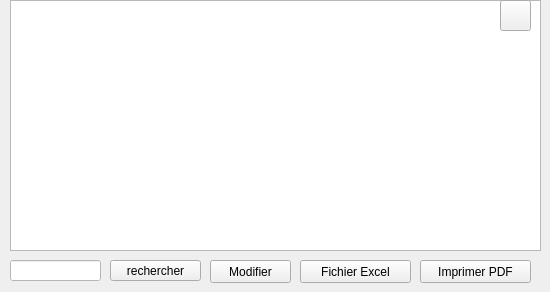
      <widget class="QWidget" name="affichanim_org">
       <attribute name="title">
        <string>Affichage liste</string>
       </attribute>
       <widget class="QLineEdit" name="lineEdit_org">
        <property name="geometry">
         <rect>
          <x>10</x>
          <y>260</y>
          <width>91</width>
          <height>21</height>
         </rect>
        </property>
        <property name="styleSheet">
         <string notr="true">background:white;</string>
        </property>
       </widget>
       <widget class="QPushButton" name="search_carButton_8_org">
        <property name="geometry">
         <rect>
          <x>110</x>
          <y>260</y>
          <width>91</width>
          <height>21</height>
         </rect>
        </property>
        <property name="styleSheet">
         <string notr="true">background:transparent;
font: italic 12pt &quot;Century Gothic&quot;;
color: qconicalgradient(cx:0.5, cy:0.5, angle:0, stop:0 rgba(35, 40, 3, 255), stop:0.16 rgba(136, 106, 22, 255), stop:0.225 rgba(166, 140, 41, 255), stop:0.285 rgba(204, 181, 74, 255), stop:0.345 rgba(235, 219, 102, 255), stop:0.415 rgba(245, 236, 112, 255), stop:0.52 rgba(209, 190, 76, 255), stop:0.57 rgba(187, 156, 51, 255), stop:0.635 rgba(168, 142, 42, 255), stop:0.695 rgba(202, 174, 68, 255), stop:0.75 rgba(218, 202, 86, 255), stop:0.815 rgba(208, 187, 73, 255), stop:0.88 rgba(187, 156, 51, 255), stop:0.935 rgba(137, 108, 26, 255), stop:1 rgba(35, 40, 3, 255));
border-bottom:2px solid#717072;
border-color: qconicalgradient(cx:0.5, cy:0.5, angle:0, stop:0 rgba(35, 40, 3, 255), stop:0.16 rgba(136, 106, 22, 255), stop:0.225 rgba(166, 140, 41, 255), stop:0.285 rgba(204, 181, 74, 255), stop:0.345 rgba(235, 219, 102, 255), stop:0.415 rgba(245, 236, 112, 255), stop:0.52 rgba(209, 190, 76, 255), stop:0.57 rgba(187, 156, 51, 255), stop:0.635 rgba(168, 142, 42, 255), stop:0.695 rgba(202, 174, 68, 255), stop:0.75 rgba(218, 202, 86, 255), stop:0.815 rgba(208, 187, 73, 255), stop:0.88 rgba(187, 156, 51, 255), stop:0.935 rgba(137, 108, 26, 255), stop:1 rgba(35, 40, 3, 255));
background-color: rgb(255, 212, 250);

border-radius:15px;}
QPushButton:hover{
	
	background-color: rgb(234, 78, 117);
</string>
        </property>
        <property name="text">
         <string>rechercher</string>
        </property>
       </widget>
       <widget class="QPushButton" name="pushButton_5_org">
        <property name="geometry">
         <rect>
          <x>300</x>
          <y>260</y>
          <width>111</width>
          <height>23</height>
         </rect>
        </property>
        <property name="styleSheet">
         <string notr="true">background:transparent;
font: italic 12pt &quot;Century Gothic&quot;;
color: qconicalgradient(cx:0.5, cy:0.5, angle:0, stop:0 rgba(35, 40, 3, 255), stop:0.16 rgba(136, 106, 22, 255), stop:0.225 rgba(166, 140, 41, 255), stop:0.285 rgba(204, 181, 74, 255), stop:0.345 rgba(235, 219, 102, 255), stop:0.415 rgba(245, 236, 112, 255), stop:0.52 rgba(209, 190, 76, 255), stop:0.57 rgba(187, 156, 51, 255), stop:0.635 rgba(168, 142, 42, 255), stop:0.695 rgba(202, 174, 68, 255), stop:0.75 rgba(218, 202, 86, 255), stop:0.815 rgba(208, 187, 73, 255), stop:0.88 rgba(187, 156, 51, 255), stop:0.935 rgba(137, 108, 26, 255), stop:1 rgba(35, 40, 3, 255));
border-bottom:2px solid#717072;
border-color: qconicalgradient(cx:0.5, cy:0.5, angle:0, stop:0 rgba(35, 40, 3, 255), stop:0.16 rgba(136, 106, 22, 255), stop:0.225 rgba(166, 140, 41, 255), stop:0.285 rgba(204, 181, 74, 255), stop:0.345 rgba(235, 219, 102, 255), stop:0.415 rgba(245, 236, 112, 255), stop:0.52 rgba(209, 190, 76, 255), stop:0.57 rgba(187, 156, 51, 255), stop:0.635 rgba(168, 142, 42, 255), stop:0.695 rgba(202, 174, 68, 255), stop:0.75 rgba(218, 202, 86, 255), stop:0.815 rgba(208, 187, 73, 255), stop:0.88 rgba(187, 156, 51, 255), stop:0.935 rgba(137, 108, 26, 255), stop:1 rgba(35, 40, 3, 255));
background-color: rgb(255, 212, 250);

border-radius:15px;}
QPushButton:hover{
	
	background-color: rgb(234, 78, 117);
</string>
        </property>
        <property name="text">
         <string>Fichier Excel</string>
        </property>
       </widget>
       <widget class="QPushButton" name="pushButton_4_org">
        <property name="geometry">
         <rect>
          <x>420</x>
          <y>260</y>
          <width>111</width>
          <height>23</height>
         </rect>
        </property>
        <property name="styleSheet">
         <string notr="true">background:transparent;
font: italic 12pt &quot;Century Gothic&quot;;
color: qconicalgradient(cx:0.5, cy:0.5, angle:0, stop:0 rgba(35, 40, 3, 255), stop:0.16 rgba(136, 106, 22, 255), stop:0.225 rgba(166, 140, 41, 255), stop:0.285 rgba(204, 181, 74, 255), stop:0.345 rgba(235, 219, 102, 255), stop:0.415 rgba(245, 236, 112, 255), stop:0.52 rgba(209, 190, 76, 255), stop:0.57 rgba(187, 156, 51, 255), stop:0.635 rgba(168, 142, 42, 255), stop:0.695 rgba(202, 174, 68, 255), stop:0.75 rgba(218, 202, 86, 255), stop:0.815 rgba(208, 187, 73, 255), stop:0.88 rgba(187, 156, 51, 255), stop:0.935 rgba(137, 108, 26, 255), stop:1 rgba(35, 40, 3, 255));
border-bottom:2px solid#717072;
border-color: qconicalgradient(cx:0.5, cy:0.5, angle:0, stop:0 rgba(35, 40, 3, 255), stop:0.16 rgba(136, 106, 22, 255), stop:0.225 rgba(166, 140, 41, 255), stop:0.285 rgba(204, 181, 74, 255), stop:0.345 rgba(235, 219, 102, 255), stop:0.415 rgba(245, 236, 112, 255), stop:0.52 rgba(209, 190, 76, 255), stop:0.57 rgba(187, 156, 51, 255), stop:0.635 rgba(168, 142, 42, 255), stop:0.695 rgba(202, 174, 68, 255), stop:0.75 rgba(218, 202, 86, 255), stop:0.815 rgba(208, 187, 73, 255), stop:0.88 rgba(187, 156, 51, 255), stop:0.935 rgba(137, 108, 26, 255), stop:1 rgba(35, 40, 3, 255));
background-color: rgb(255, 212, 250);

border-radius:15px;}
QPushButton:hover{
	
	background-color: rgb(234, 78, 117);
</string>
        </property>
        <property name="text">
         <string>Imprimer PDF</string>
        </property>
       </widget>
       <widget class="QTableView" name="tableView_4_org">
        <property name="geometry">
         <rect>
          <x>10</x>
          <y>0</y>
          <width>531</width>
          <height>251</height>
         </rect>
        </property>
       </widget>
       <widget class="QPushButton" name="pushButton_6_org">
        <property name="geometry">
         <rect>
          <x>500</x>
          <y>0</y>
          <width>31</width>
          <height>31</height>
         </rect>
        </property>
        <property name="styleSheet">
         <string notr="true">image: url(:/img/refresh.png);</string>
        </property>
        <property name="text">
         <string/>
        </property>
       </widget>
       <widget class="QPushButton" name="pushButton_7_org">
        <property name="geometry">
         <rect>
          <x>210</x>
          <y>260</y>
          <width>81</width>
          <height>23</height>
         </rect>
        </property>
        <property name="styleSheet">
         <string notr="true">background:transparent;
font: italic 12pt &quot;Century Gothic&quot;;
color: qconicalgradient(cx:0.5, cy:0.5, angle:0, stop:0 rgba(35, 40, 3, 255), stop:0.16 rgba(136, 106, 22, 255), stop:0.225 rgba(166, 140, 41, 255), stop:0.285 rgba(204, 181, 74, 255), stop:0.345 rgba(235, 219, 102, 255), stop:0.415 rgba(245, 236, 112, 255), stop:0.52 rgba(209, 190, 76, 255), stop:0.57 rgba(187, 156, 51, 255), stop:0.635 rgba(168, 142, 42, 255), stop:0.695 rgba(202, 174, 68, 255), stop:0.75 rgba(218, 202, 86, 255), stop:0.815 rgba(208, 187, 73, 255), stop:0.88 rgba(187, 156, 51, 255), stop:0.935 rgba(137, 108, 26, 255), stop:1 rgba(35, 40, 3, 255));
border-bottom:2px solid#717072;
border-color: qconicalgradient(cx:0.5, cy:0.5, angle:0, stop:0 rgba(35, 40, 3, 255), stop:0.16 rgba(136, 106, 22, 255), stop:0.225 rgba(166, 140, 41, 255), stop:0.285 rgba(204, 181, 74, 255), stop:0.345 rgba(235, 219, 102, 255), stop:0.415 rgba(245, 236, 112, 255), stop:0.52 rgba(209, 190, 76, 255), stop:0.57 rgba(187, 156, 51, 255), stop:0.635 rgba(168, 142, 42, 255), stop:0.695 rgba(202, 174, 68, 255), stop:0.75 rgba(218, 202, 86, 255), stop:0.815 rgba(208, 187, 73, 255), stop:0.88 rgba(187, 156, 51, 255), stop:0.935 rgba(137, 108, 26, 255), stop:1 rgba(35, 40, 3, 255));
background-color: rgb(255, 212, 250);

border-radius:15px;}
QPushButton:hover{
	
	background-color: rgb(234, 78, 117);
</string>
        </property>
        <property name="text">
         <string>Modifier</string>
        </property>
        <property name="checkable">
         <bool>true</bool>
        </property>
       </widget>
      </widget>
